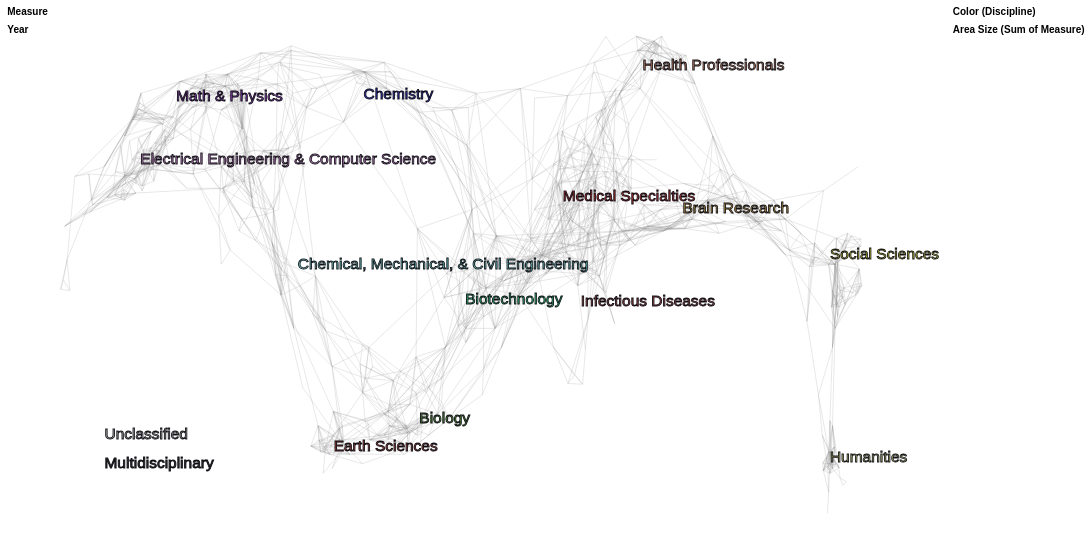

Specify this chart in Vega-Lite:
### Vega-Lite specification from a JSON file in a GitHub repository (floating-point values rounded to 4 significant figures; data arrays with more than 128 entries replaced by an {"elided": "..."} marker saying what was removed)
{"$schema": "https://vega.github.io/schema/vega-lite/v4.json", "description": "The UCSD Map of Science visualization depicts a network of 554 subdiscipline nodes that are aggregated into 13 main disciplines of science. Each discipline has a distinct color and is labeled. Record sets (e.g., journal papers) are represented by circles centered at specific subdisciplines--matched based on journal names. The “Unclassified” and “Multidisciplinary” circles in the lower left represent all records that could not be matched and all records that were published in multidisciplinary journals such as Science, Nature, etc., respectively. Circle area is proportional to the number of papers, and the minimum and maximum values are given in the legend. Circle tooltips reveal the names of subdiscipline nodes.", "autosize": {"type": "fit", "resize": true, "contains": "padding"}, "padding": 8, "width": 1200, "height": 600, "config": {"view": {"strokeOpacity": 0}}, "resolve": {"scale": {"opacity": "independent"}}, "layer": [{"mark": "text", "data": {"name": "nodes"}, "selection": {"measure": {"type": "single", "fields": ["measure"], "bind": "legend", "init": {"measure": "# Citations"}, "empty": "none"}}, "encoding": {"opacity": {"field": "measure", "type": "ordinal", "legend": {"title": "Measure", "orient": "left", "symbolSize": 0}}}}, {"mark": "text", "data": {"name": "nodes"}, "transform": [{"filter": {"selection": "measure"}}], "selection": {"year": {"type": "multi", "fields": ["year"], "bind": "legend", "empty": "all"}}, "encoding": {"opacity": {"field": "year", "type": "ordinal", "sort": "descending", "legend": {"title": "Year", "orient": "left", "symbolSize": 0}}}}, {"mark": "point", "data": {"name": "nodes"}, "transform": [{"filter": {"selection": "measure"}}, {"filter": {"selection": "year"}}, {"lookup": "subd_id", "from": {"data": {"name": "subdisciplines"}, "key": "subd_id", "fields": ["x", "y", "subd_id", "subd_name", "disc_id"]}}, {"lookup": "disc_id", "from": {"data": {"name": "disciplines"}, "key": "disc_id", "fields": ["disc_name", "color"]}, "as": ["disc_name", "disc_color"]}, {"joinaggregate": [{"op": "count", "field": "disc_name", "as": "disc_count"}], "groupby": ["disc_name", "disc_color"]}], "selection": {"disc_name": {"type": "multi", "fields": ["disc_name"], "bind": "legend", "empty": "all"}}, "encoding": {"fill": {"field": "disc_name", "scale": {"range": {"field": "disc_color"}}, "legend": {"title": "Color (Discipline)", "symbolOffset": 10, "orient": "right"}}}}, {"mark": {"type": "rule", "color": "#9b9b9b", "strokeOpacity": 0.25}, "data": {"name": "subdisciplineEdges"}, "transform": [{"lookup": "subd_id1", "from": {"data": {"name": "subdisciplines"}, "key": "subd_id", "fields": ["x", "y", "weight"]}}, {"lookup": "subd_id2", "from": {"data": {"name": "subdisciplines"}, "key": "subd_id", "fields": ["x", "y"]}, "as": ["x2", "y2"]}], "encoding": {"x": {"field": "x", "type": "quantitative", "scale": {"domain": [100, 500]}, "axis": null}, "y": {"field": "y", "type": "quantitative", "scale": {"domain": [0, 275]}, "axis": null}, "x2": {"field": "x2", "type": "quantitative"}, "y2": {"field": "y2", "type": "quantitative"}, "strokeWidth": {"field": "weight", "type": "quantitative", "scale": null}}}, {"mark": "point", "data": {"name": "nodes"}, "transform": [{"filter": {"selection": "measure"}}, {"filter": {"selection": "year"}}, {"lookup": "subd_id", "from": {"data": {"name": "subdisciplines"}, "key": "subd_id", "fields": ["x", "y", "subd_id", "subd_name", "disc_id"]}}, {"lookup": "disc_id", "from": {"data": {"name": "disciplines"}, "key": "disc_id", "fields": ["disc_name", "color"]}, "as": ["disc_name", "disc_color"]}, {"filter": {"selection": "disc_name"}}], "encoding": {"x": {"field": "x", "type": "quantitative", "scale": {"domain": [100, 500]}, "axis": null}, "y": {"field": "y", "type": "quantitative", "scale": {"domain": [0, 275]}, "axis": null}, "shape": {"value": "circle"}, "strokeOpacity": {"value": 1}, "strokeWidth": {"value": 0.5}, "fillOpacity": {"value": 0.75}, "stroke": {"value": "#000007"}, "fill": {"field": "disc_name", "type": "nominal"}, "size": {"aggregate": "sum", "field": "measureCount", "scale": {"rangeMin": 20}, "legend": {"title": "Area Size (Sum of Measure)", "symbolOffset": 10, "orient": "right", "offset": 100}}, "tooltip": [{"field": "disc_name", "type": "nominal", "title": "Discipline"}, {"field": "subd_name", "type": "nominal", "title": "Subdiscipline"}, {"field": "measure", "type": "nominal", "title": "Measure"}, {"aggregate": "sum", "field": "measureCount", "format": ",", "title": "Sum of Measure"}]}}, {"mark": {"type": "text", "fontSize": 17, "fillOpacity": 0.75, "strokeOpacity": 0.9, "stroke": "#000007", "strokeWidth": 1, "align": "left", "baseline": "middle"}, "data": {"name": "disciplineLabels"}, "encoding": {"x": {"field": "x", "type": "quantitative", "scale": {"domain": [100, 500]}, "axis": null}, "y": {"field": "y", "type": "quantitative", "scale": {"domain": [0, 275]}, "axis": null}, "color": {"field": "color", "type": "nominal", "scale": null}, "text": {"field": "disc_name", "type": "nominal"}}}], "datasets": {"nodes": [], "disciplines": [{"disc_name": "Biology", "color": "#33820D", "alt_color": -2186398, "y": 62, "x": 278, "disc_id": 1}, {"disc_name": "Biotechnology", "color": "#07D46D", "alt_color": -11697, "y": 124, "x": 301, "disc_id": 2}, {"disc_name": "Medical Specialties", "color": "#D30706", "alt_color": -22784, "y": 177, "x": 350, "disc_id": 3}, {"disc_name": "Chemical, Mechanical, & Civil Engineering", "color": "#55D4D2", "alt_color": -39396, "y": 142, "x": 217, "disc_id": 4}, {"disc_name": "Chemistry", "color": "#0707D2", "alt_color": -2408414, "y": 230, "x": 250, "disc_id": 5}, {"disc_name": "Earth Sciences", "color": "#9B180F", "alt_color": -48328, "y": 48, "x": 235, "disc_id": 6}, {"disc_name": "Electrical Engineering & Computer Science", "color": "#D372D2", "alt_color": -44173, "y": 196, "x": 138, "disc_id": 7}, {"disc_name": "Brain Research", "color": "#D39827", "alt_color": -1146456, "y": 171, "x": 410, "disc_id": 8}, {"disc_name": "Humanities", "color": "#D3D46D", "alt_color": -1162327, "y": 42, "x": 484, "disc_id": 9}, {"disc_name": "Infectious Diseases", "color": "#8D1B18", "alt_color": -4970894, "y": 149, "x": 359, "disc_id": 10}, {"disc_name": "Math & Physics", "color": "#8E1BCE", "alt_color": -7260020, "y": 229, "x": 156, "disc_id": 11}, {"disc_name": "Health Professionals", "color": "#D36E44", "alt_color": -5483836, "y": 245, "x": 390, "disc_id": 12}, {"disc_name": "Social Sciences", "color": "#D3D406", "alt_color": -5014843, "y": 147, "x": 484, "disc_id": 13}, {"disc_name": "Multidisciplinary", "color": "#000000", "y": 40, "x": 110, "disc_id": 14}, {"disc_name": "Unclassified", "color": "#AAAAAA", "y": 55, "x": 110, "disc_id": 15}], "disciplineLabels": [{"disc_name": "Biology", "color": "#33820D", "lngshrt": -19.25, "lng": -19.8, "latshrt": -51.28, "y": 62, "lat": -54.29, "disc_id": 1, "x": 278}, {"disc_name": "Biotechnology", "color": "#07D46D", "lngshrt": 0.875, "lng": 0.9, "latshrt": -8.603, "y": 124, "lat": -9.109, "disc_id": 2, "x": 301}, {"disc_name": "Medical Specialties", "color": "#D30706", "lngshrt": 43.75, "lng": 45, "latshrt": 27.87, "y": 177, "lat": 29.51, "disc_id": 3, "x": 350}, {"disc_name": "Chemical, Mechanical, & Civil Engineering", "color": "#55D4D2", "lngshrt": -72.62, "lng": -74.7, "latshrt": 3.785, "y": 142, "lat": 4.008, "disc_id": 4, "x": 217}, {"disc_name": "Chemistry", "color": "#0707D2", "lngshrt": -43.75, "lng": -45, "latshrt": 64.35, "y": 230, "lat": 68.14, "disc_id": 5, "x": 250}, {"disc_name": "Earth Sciences", "color": "#9B180F", "lngshrt": -56.88, "lng": -58.5, "latshrt": -60.91, "y": 48, "lat": -64.49, "disc_id": 6, "x": 235}, {"disc_name": "Electrical Engineering & Computer Science", "color": "#D372D2", "lngshrt": -141.8, "lng": -145.8, "latshrt": 40.95, "y": 196, "lat": 43.36, "disc_id": 7, "x": 138}, {"disc_name": "Brain Research", "color": "#D39827", "lngshrt": 96.25, "lng": 99, "latshrt": 23.74, "y": 171, "lat": 25.14, "disc_id": 8, "x": 410}, {"disc_name": "Humanities", "color": "#D3D46D", "lngshrt": 161, "lng": 165.6, "latshrt": -65.04, "y": 42, "lat": -68.87, "disc_id": 9, "x": 484}, {"disc_name": "Infectious Diseases", "color": "#8D1B18", "lngshrt": 51.62, "lng": 53.1, "latshrt": 8.603, "y": 123, "lat": 9.109, "disc_id": 10, "x": 359}, {"disc_name": "Math & Physics", "color": "#8E1BCE", "lngshrt": -126, "lng": -129.6, "latshrt": 63.66, "y": 229, "lat": 67.41, "disc_id": 11, "x": 156}, {"disc_name": "Health Professionals", "color": "#D36E44", "lngshrt": 78.75, "lng": 81, "latshrt": 74.68, "y": 245, "lat": 79.07, "disc_id": 12, "x": 390}, {"disc_name": "Social Sciences", "color": "#D3D406", "lngshrt": 161, "lng": 165.6, "latshrt": 7.227, "y": 147, "lat": 7.652, "disc_id": 13, "x": 484}, {"disc_name": "Multidisciplinary", "color": "#000000", "y": 39, "x": 120, "disc_id": -2}, {"disc_name": "Unclassified", "color": "#AAAAAA", "y": 54, "x": 120, "disc_id": -1}], "subdisciplines": {"elided": "556 records"}, "subdisciplineEdges": {"elided": "2276 records"}}}
